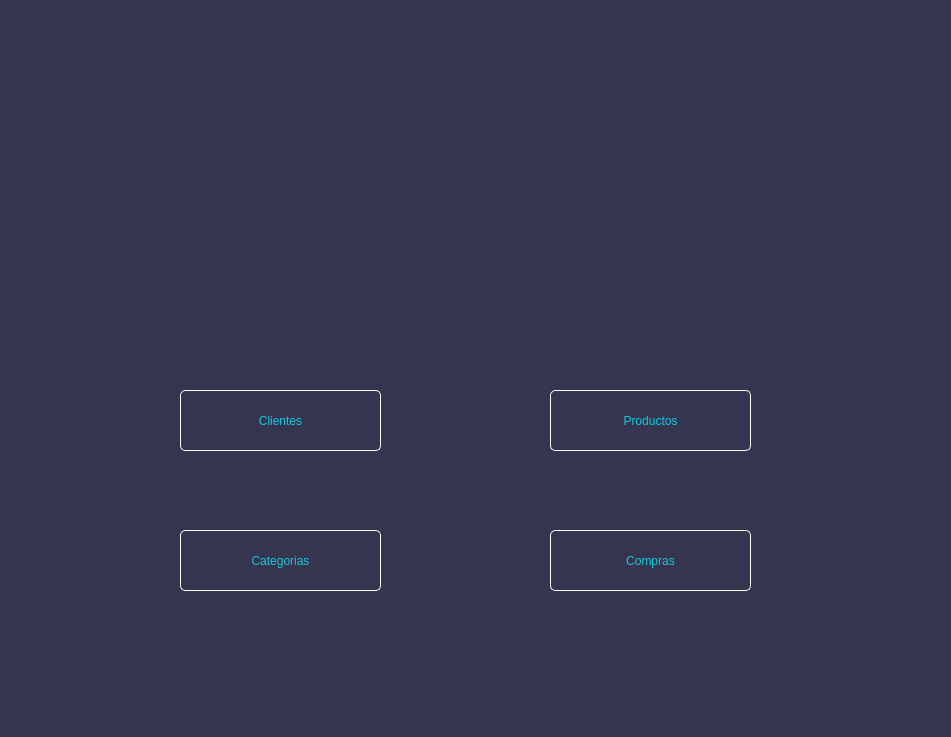
<?xml version="1.0" encoding="UTF-8"?>
<ui version="4.0">
 <class>MainWindow</class>
 <widget class="QMainWindow" name="MainWindow">
  <property name="geometry">
   <rect>
    <x>0</x>
    <y>0</y>
    <width>951</width>
    <height>737</height>
   </rect>
  </property>
  <property name="windowTitle">
   <string>MainWindow</string>
  </property>
  <property name="styleSheet">
   <string notr="true">background-color: rgb(53, 53, 79);
border: 4px  #00aaff; 
 </string>
  </property>
  <widget class="QWidget" name="centralwidget">
   <widget class="QPushButton" name="clientButton">
    <property name="geometry">
     <rect>
      <x>180</x>
      <y>390</y>
      <width>201</width>
      <height>61</height>
     </rect>
    </property>
    <property name="toolTip">
     <string/>
    </property>
    <property name="styleSheet">
     <string notr="true">QPushButton {
			font: 120 12pt &quot;Arial Black&quot;;
               background-color: #000000ff; 
               color: rgb(20,200,220);  
               border: 1px solid white;  
               border-radius: 5px;  
			
            }
QPushButton:hover {
   background-color: black;  
              
            }</string>
    </property>
    <property name="text">
     <string>Clientes</string>
    </property>
   </widget>
   <widget class="QPushButton" name="productsButton">
    <property name="geometry">
     <rect>
      <x>550</x>
      <y>390</y>
      <width>201</width>
      <height>61</height>
     </rect>
    </property>
    <property name="styleSheet">
     <string notr="true">QPushButton {
			font: 87 12pt &quot;Arial Black&quot;;
               background-color: #000000ff; 
               color: rgb(20,200,220);  
               border: 1px solid white;  
               border-radius: 5px;  
            }
QPushButton:hover {
   background-color: black;  
              
            }</string>
    </property>
    <property name="text">
     <string>Productos</string>
    </property>
   </widget>
   <widget class="QPushButton" name="Button_3">
    <property name="geometry">
     <rect>
      <x>550</x>
      <y>530</y>
      <width>201</width>
      <height>61</height>
     </rect>
    </property>
    <property name="styleSheet">
     <string notr="true">QPushButton {
			font: 87 12pt &quot;Arial Black&quot;;
               background-color: #000000ff; 
               color: rgb(20,200,220);  
               border: 1px solid white;  
               border-radius: 5px;  
            }
QPushButton:hover {
   background-color: black;  
              
            }</string>
    </property>
    <property name="text">
     <string>Compras</string>
    </property>
   </widget>
   <widget class="QPushButton" name="categoryButton">
    <property name="geometry">
     <rect>
      <x>180</x>
      <y>530</y>
      <width>201</width>
      <height>61</height>
     </rect>
    </property>
    <property name="styleSheet">
     <string notr="true">QPushButton {
			font: 87 12pt &quot;Arial Black&quot;;
               background-color: #000000ff; 
               color: rgb(20,200,220);  
               border: 1px solid white;  
               border-radius: 5px;  
            }
QPushButton:hover {
   background-color: black;  
              
            }</string>
    </property>
    <property name="text">
     <string>Categorias</string>
    </property>
   </widget>
   <widget class="QLabel" name="label">
    <property name="geometry">
     <rect>
      <x>220</x>
      <y>70</y>
      <width>471</width>
      <height>251</height>
     </rect>
    </property>
    <property name="styleSheet">
     <string notr="true">border: 0px
</string>
    </property>
    <property name="text">
     <string/>
    </property>
    <property name="pixmap">
     <pixmap resource="logo1.qrc">:/logo1/logo3.png</pixmap>
    </property>
    <property name="scaledContents">
     <bool>true</bool>
    </property>
   </widget>
  </widget>
 </widget>
 <resources>
  <include location="logo1.qrc"/>
  <include location="logo1.qrc"/>
  <include location="logo1.qrc"/>
 </resources>
 <connections/>
</ui>
